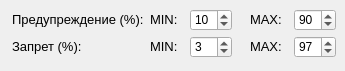
    <widget class="QWidget" name="tab_2">
     <attribute name="title">
      <string>Ограничения</string>
     </attribute>
     <widget class="QSpinBox" name="spinBox_3">
      <property name="geometry">
       <rect>
        <x>190</x>
        <y>36</y>
        <width>42</width>
        <height>22</height>
       </rect>
      </property>
      <property name="maximum">
       <number>100</number>
      </property>
      <property name="singleStep">
       <number>1</number>
      </property>
      <property name="value">
       <number>3</number>
      </property>
     </widget>
     <widget class="QLabel" name="label_10">
      <property name="geometry">
       <rect>
        <x>150</x>
        <y>4</y>
        <width>31</width>
        <height>31</height>
       </rect>
      </property>
      <property name="font">
       <font>
        <pointsize>10</pointsize>
       </font>
      </property>
      <property name="text">
       <string>MIN:</string>
      </property>
     </widget>
     <widget class="QLabel" name="label_14">
      <property name="geometry">
       <rect>
        <x>250</x>
        <y>31</y>
        <width>31</width>
        <height>31</height>
       </rect>
      </property>
      <property name="font">
       <font>
        <pointsize>10</pointsize>
       </font>
      </property>
      <property name="text">
       <string>MAX:</string>
      </property>
     </widget>
     <widget class="QLabel" name="label_15">
      <property name="geometry">
       <rect>
        <x>150</x>
        <y>31</y>
        <width>31</width>
        <height>31</height>
       </rect>
      </property>
      <property name="font">
       <font>
        <pointsize>10</pointsize>
       </font>
      </property>
      <property name="text">
       <string>MIN:</string>
      </property>
     </widget>
     <widget class="QSpinBox" name="spinBox_2">
      <property name="geometry">
       <rect>
        <x>294</x>
        <y>9</y>
        <width>42</width>
        <height>22</height>
       </rect>
      </property>
      <property name="maximum">
       <number>100</number>
      </property>
      <property name="singleStep">
       <number>1</number>
      </property>
      <property name="value">
       <number>90</number>
      </property>
     </widget>
     <widget class="QLabel" name="label_12">
      <property name="geometry">
       <rect>
        <x>12</x>
        <y>4</y>
        <width>131</width>
        <height>31</height>
       </rect>
      </property>
      <property name="font">
       <font>
        <pointsize>10</pointsize>
       </font>
      </property>
      <property name="text">
       <string>Предупреждение (%):</string>
      </property>
     </widget>
     <widget class="QSpinBox" name="spinBox_4">
      <property name="geometry">
       <rect>
        <x>294</x>
        <y>36</y>
        <width>42</width>
        <height>22</height>
       </rect>
      </property>
      <property name="maximum">
       <number>100</number>
      </property>
      <property name="singleStep">
       <number>1</number>
      </property>
      <property name="value">
       <number>97</number>
      </property>
     </widget>
     <widget class="QSpinBox" name="spinBox">
      <property name="geometry">
       <rect>
        <x>190</x>
        <y>9</y>
        <width>42</width>
        <height>22</height>
       </rect>
      </property>
      <property name="maximum">
       <number>100</number>
      </property>
      <property name="singleStep">
       <number>1</number>
      </property>
      <property name="value">
       <number>10</number>
      </property>
     </widget>
     <widget class="QLabel" name="label_11">
      <property name="geometry">
       <rect>
        <x>250</x>
        <y>4</y>
        <width>31</width>
        <height>31</height>
       </rect>
      </property>
      <property name="font">
       <font>
        <pointsize>10</pointsize>
       </font>
      </property>
      <property name="text">
       <string>MAX:</string>
      </property>
     </widget>
     <widget class="QLabel" name="label_13">
      <property name="geometry">
       <rect>
        <x>12</x>
        <y>31</y>
        <width>111</width>
        <height>31</height>
       </rect>
      </property>
      <property name="font">
       <font>
        <pointsize>10</pointsize>
       </font>
      </property>
      <property name="text">
       <string>Запрет (%):</string>
      </property>
     </widget>
    </widget>
